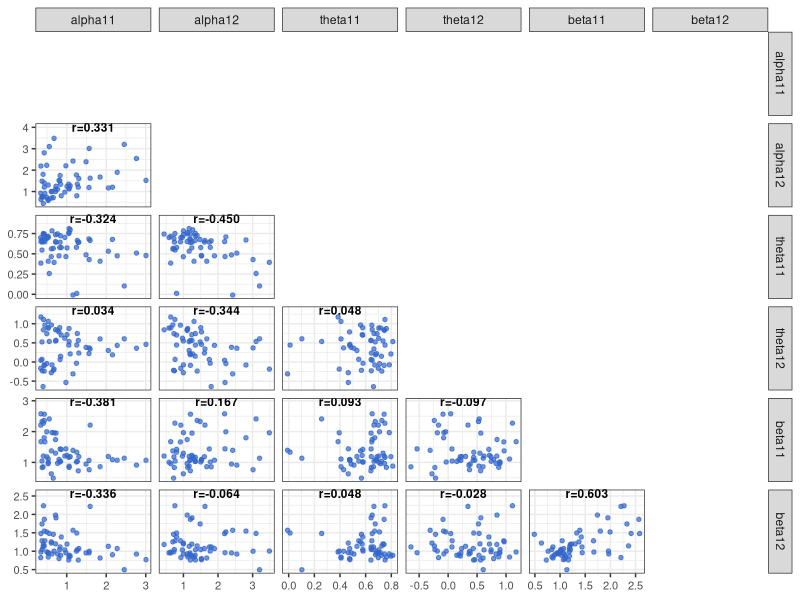

Here is the R script that generated this plot:
#--------------实际采用
df <- read.csv("DATA.csv", header = TRUE)
library(GGally)
library(ggplot2)

# 自定义只显示相关系数（无星号）的函数（保留但不再使用，仅兼容代码结构）
cor_no_stars <- function(data, mapping, ...) {
  x <- eval_data_col(data, mapping$x)
  y <- eval_data_col(data, mapping$y)
  corr <- cor(x, y, use = "pairwise.complete.obs")
  
  ggplot(data = data, mapping = mapping) +
    geom_text(
      aes(x = 0.5, y = 0.5, label = sprintf("Corr:\n%.3f", corr)),
      size = 3,  
      color = "#9E9E9E",
      hjust = 0.5,  
      vjust = 0.5   
    ) +
    theme_void()  
}

# 自定义下三角函数：散点图 + 顶部标注相关系数
scatter_with_corr_label <- function(data, mapping, ...) {
  # 提取x和y变量并计算相关系数
  x <- eval_data_col(data, mapping$x)
  y <- eval_data_col(data, mapping$y)
  corr <- cor(x, y, use = "pairwise.complete.obs")
  
  # 绘制散点图 + 顶部标注r=相关系数
  ggplot(data = data, mapping = mapping) +
    geom_point(size = 1.2, color = "#3366cc", alpha = 0.7) + # 散点样式
    # 添加相关系数标注（固定在图表顶部）
    annotate(
      "text", 
      x = mean(range(x, na.rm = TRUE)),  # x轴居中
      y = max(range(y, na.rm = TRUE)) * 1.15,  # y轴顶部（1.05是偏移系数）
      label = sprintf("r=%.3f", corr),  # 标注文本：r=相关系数
      size = 3,  # 字体大小
      color = "black",
      fontface = "bold"  # 加粗
    ) +
    theme_bw()  # 匹配整体主题
}

# 绘制仅下三角的散点图矩阵（带顶部相关系数标注）
ggpairs(df,
        upper = list(continuous = "blank"),  # 隐藏上三角
        lower = list(continuous = scatter_with_corr_label), # 自定义下三角（散点+标注）
        diag = list(continuous = "blank")) +  # 隐藏对角线
  theme_bw() +
  theme(
    plot.title = element_text(hjust = 0.5, size = 14, face = "bold"),
    axis.text = element_text(size = 8),           
    axis.title = element_text(size = 10)          
  )
